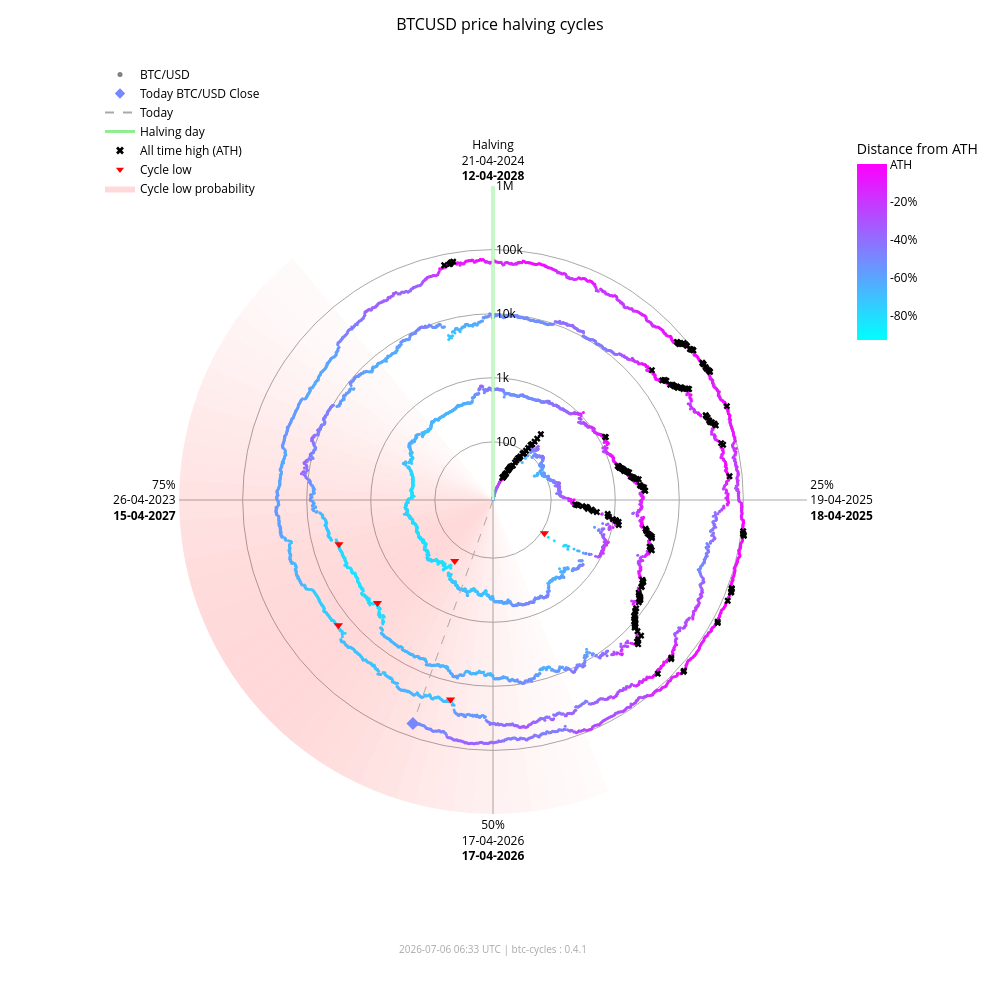

The cell this chart's notebook holds for it:
### Markdown cell above
### Interactive chart (plotly)

### Code cell
fig_interactive = btc.plot(
    kind="interactive",
    from_date="2012-11-28",
)
# plotly config for interactivity
config = {"scrollZoom": True, "displayModeBar": True}
# display in notebook
fig_interactive.show(config=config)

### Figure 1 — Plotly figure (JSON) as saved in the notebook; plotly's stock layout.template omitted (floating-point values rounded to 4 significant figures; data arrays with more than 128 entries replaced by an {"elided": "..."} marker saying what was removed)
{"data": [{"fill": "toself", "fillcolor": "rgba(255,0,0,0.017168280509461755)", "hoverinfo": "skip", "line": {"width": 0}, "mode": "lines", "r": [12.35, 1000000, 1000000, 12.35, 12.35], "showlegend": false, "theta": [158.4, 158.4, 162.0, 162.0, 158.4], "type": "scatterpolar"}, {"fill": "toself", "fillcolor": "rgba(255,0,0,0.022114794501891175)", "hoverinfo": "skip", "line": {"width": 0}, "mode": "lines", "r": [12.35, 1000000, 1000000, 12.35, 12.35], "showlegend": false, "theta": [162.0, 162.0, 165.6, 165.6, 162.0], "type": "scatterpolar"}, {"fill": "toself", "fillcolor": "rgba(255,0,0,0.02790404259511669)", "hoverinfo": "skip", "line": {"width": 0}, "mode": "lines", "r": [12.35, 1000000, 1000000, 12.35, 12.35], "showlegend": false, "theta": [165.6, 165.6, 169.2, 169.2, 165.6], "type": "scatterpolar"}, {"fill": "toself", "fillcolor": "rgba(255,0,0,0.034518294852420334)", "hoverinfo": "skip", "line": {"width": 0}, "mode": "lines", "r": [12.35, 1000000, 1000000, 12.35, 12.35], "showlegend": false, "theta": [169.2, 169.2, 172.8, 172.8, 169.2], "type": "scatterpolar"}, {"fill": "toself", "fillcolor": "rgba(255,0,0,0.041901979682821514)", "hoverinfo": "skip", "line": {"width": 0}, "mode": "lines", "r": [12.35, 1000000, 1000000, 12.35, 12.35], "showlegend": false, "theta": [172.8, 172.8, 176.4, 176.4, 172.8], "type": "scatterpolar"}, {"fill": "toself", "fillcolor": "rgba(255,0,0,0.04996405861294358)", "hoverinfo": "skip", "line": {"width": 0}, "mode": "lines", "r": [12.35, 1000000, 1000000, 12.35, 12.35], "showlegend": false, "theta": [176.4, 176.4, 180.0, 180.0, 176.4], "type": "scatterpolar"}, {"fill": "toself", "fillcolor": "rgba(255,0,0,0.05858349692240514)", "hoverinfo": "skip", "line": {"width": 0}, "mode": "lines", "r": [12.35, 1000000, 1000000, 12.35, 12.35], "showlegend": false, "theta": [180.0, 180.0, 183.6, 183.6, 180.0], "type": "scatterpolar"}, {"fill": "toself", "fillcolor": "rgba(255,0,0,0.06761662035375064)", "hoverinfo": "skip", "line": {"width": 0}, "mode": "lines", "r": [12.35, 1000000, 1000000, 12.35, 12.35], "showlegend": false, "theta": [183.6, 183.6, 187.2, 187.2, 183.6], "type": "scatterpolar"}, {"fill": "toself", "fillcolor": "rgba(255,0,0,0.07690481219944661)", "hoverinfo": "skip", "line": {"width": 0}, "mode": "lines", "r": [12.35, 1000000, 1000000, 12.35, 12.35], "showlegend": false, "theta": [187.2, 187.2, 190.8, 190.8, 187.2], "type": "scatterpolar"}, {"fill": "toself", "fillcolor": "rgba(255,0,0,0.08628112000611096)", "hoverinfo": "skip", "line": {"width": 0}, "mode": "lines", "r": [12.35, 1000000, 1000000, 12.35, 12.35], "showlegend": false, "theta": [190.8, 190.8, 194.4, 194.4, 190.8], "type": "scatterpolar"}, {"fill": "toself", "fillcolor": "rgba(255,0,0,0.09557490841018089)", "hoverinfo": "skip", "line": {"width": 0}, "mode": "lines", "r": [12.35, 1000000, 1000000, 12.35, 12.35], "showlegend": false, "theta": [194.4, 194.4, 198.0, 198.0, 194.4], "type": "scatterpolar"}, {"fill": "toself", "fillcolor": "rgba(255,0,0,0.10461455782963762)", "hoverinfo": "skip", "line": {"width": 0}, "mode": "lines", "r": [12.35, 1000000, 1000000, 12.35, 12.35], "showlegend": false, "theta": [198.0, 198.0, 201.6, 201.6, 198.0], "type": "scatterpolar"}, {"fill": "toself", "fillcolor": "rgba(255,0,0,0.11322908719652829)", "hoverinfo": "skip", "line": {"width": 0}, "mode": "lines", "r": [12.35, 1000000, 1000000, 12.35, 12.35], "showlegend": false, "theta": [201.6, 201.6, 205.2, 205.2, 201.6], "type": "scatterpolar"}, {"fill": "toself", "fillcolor": "rgba(255,0,0,0.12125015337052986)", "hoverinfo": "skip", "line": {"width": 0}, "mode": "lines", "r": [12.35, 1000000, 1000000, 12.35, 12.35], "showlegend": false, "theta": [205.2, 205.2, 208.8, 208.8, 205.2], "type": "scatterpolar"}, {"fill": "toself", "fillcolor": "rgba(255,0,0,0.12851590515331976)", "hoverinfo": "skip", "line": {"width": 0}, "mode": "lines", "r": [12.35, 1000000, 1000000, 12.35, 12.35], "showlegend": false, "theta": [208.8, 208.8, 212.4, 212.4, 208.8], "type": "scatterpolar"}, {"fill": "toself", "fillcolor": "rgba(255,0,0,0.13487757461161184)", "hoverinfo": "skip", "line": {"width": 0}, "mode": "lines", "r": [12.35, 1000000, 1000000, 12.35, 12.35], "showlegend": false, "theta": [212.4, 212.4, 216.0, 216.0, 212.4], "type": "scatterpolar"}, {"fill": "toself", "fillcolor": "rgba(255,0,0,0.14020862181849592)", "hoverinfo": "skip", "line": {"width": 0}, "mode": "lines", "r": [12.35, 1000000, 1000000, 12.35, 12.35], "showlegend": false, "theta": [216.0, 216.0, 219.6, 219.6, 216.0], "type": "scatterpolar"}, {"fill": "toself", "fillcolor": "rgba(255,0,0,0.14441504950654527)", "hoverinfo": "skip", "line": {"width": 0}, "mode": "lines", "r": [12.35, 1000000, 1000000, 12.35, 12.35], "showlegend": false, "theta": [219.6, 219.6, 223.2, 223.2, 219.6], "type": "scatterpolar"}, {"fill": "toself", "fillcolor": "rgba(255,0,0,0.14744459351271713)", "hoverinfo": "skip", "line": {"width": 0}, "mode": "lines", "r": [12.35, 1000000, 1000000, 12.35, 12.35], "showlegend": false, "theta": [223.2, 223.2, 226.8, 226.8, 223.2], "type": "scatterpolar"}, {"fill": "toself", "fillcolor": "rgba(255,0,0,0.14929223192296423)", "hoverinfo": "skip", "line": {"width": 0}, "mode": "lines", "r": [12.35, 1000000, 1000000, 12.35, 12.35], "showlegend": false, "theta": [226.8, 226.8, 230.4, 230.4, 226.8], "type": "scatterpolar"}, {"fill": "toself", "fillcolor": "rgba(255,0,0,0.15)", "hoverinfo": "skip", "line": {"width": 0}, "mode": "lines", "r": [12.35, 1000000, 1000000, 12.35, 12.35], "showlegend": false, "theta": [230.4, 230.4, 234.0, 234.0, 230.4], "type": "scatterpolar"}, {"fill": "toself", "fillcolor": "rgba(255,0,0,0.14965033825231114)", "hoverinfo": "skip", "line": {"width": 0}, "mode": "lines", "r": [12.35, 1000000, 1000000, 12.35, 12.35], "showlegend": false, "theta": [234.0, 234.0, 237.6, 237.6, 234.0], "type": "scatterpolar"}, {"fill": "toself", "fillcolor": "rgba(255,0,0,0.14835378057909807)", "hoverinfo": "skip", "line": {"width": 0}, "mode": "lines", "r": [12.35, 1000000, 1000000, 12.35, 12.35], "showlegend": false, "theta": [237.6, 237.6, 241.2, 241.2, 237.6], "type": "scatterpolar"}, {"fill": "toself", "fillcolor": "rgba(255,0,0,0.14623322283554635)", "hoverinfo": "skip", "line": {"width": 0}, "mode": "lines", "r": [12.35, 1000000, 1000000, 12.35, 12.35], "showlegend": false, "theta": [241.2, 241.2, 244.8, 244.8, 241.2], "type": "scatterpolar"}, {"fill": "toself", "fillcolor": "rgba(255,0,0,0.1434078538226231)", "hoverinfo": "skip", "line": {"width": 0}, "mode": "lines", "r": [12.35, 1000000, 1000000, 12.35, 12.35], "showlegend": false, "theta": [244.8, 244.8, 248.4, 248.4, 244.8], "type": "scatterpolar"}, {"fill": "toself", "fillcolor": "rgba(255,0,0,0.13997983179373427)", "hoverinfo": "skip", "line": {"width": 0}, "mode": "lines", "r": [12.35, 1000000, 1000000, 12.35, 12.35], "showlegend": false, "theta": [248.4, 248.4, 252.0, 252.0, 248.4], "type": "scatterpolar"}, {"fill": "toself", "fillcolor": "rgba(255,0,0,0.13602598258454268)", "hoverinfo": "skip", "line": {"width": 0}, "mode": "lines", "r": [12.35, 1000000, 1000000, 12.35, 12.35], "showlegend": false, "theta": [252.0, 252.0, 255.6, 255.6, 252.0], "type": "scatterpolar"}, {"fill": "toself", "fillcolor": "rgba(255,0,0,0.13159547355344953)", "hoverinfo": "skip", "line": {"width": 0}, "mode": "lines", "r": [12.35, 1000000, 1000000, 12.35, 12.35], "showlegend": false, "theta": [255.6, 255.6, 259.2, 259.2, 255.6], "type": "scatterpolar"}, {"fill": "toself", "fillcolor": "rgba(255,0,0,0.12671301775492697)", "hoverinfo": "skip", "line": {"width": 0}, "mode": "lines", "r": [12.35, 1000000, 1000000, 12.35, 12.35], "showlegend": false, "theta": [259.2, 259.2, 262.8, 262.8, 259.2], "type": "scatterpolar"}, {"fill": "toself", "fillcolor": "rgba(255,0,0,0.12138610149219965)", "hoverinfo": "skip", "line": {"width": 0}, "mode": "lines", "r": [12.35, 1000000, 1000000, 12.35, 12.35], "showlegend": false, "theta": [262.8, 262.8, 266.4, 266.4, 262.8], "type": "scatterpolar"}, {"fill": "toself", "fillcolor": "rgba(255,0,0,0.1156142551644921)", "hoverinfo": "skip", "line": {"width": 0}, "mode": "lines", "r": [12.35, 1000000, 1000000, 12.35, 12.35], "showlegend": false, "theta": [266.4, 266.4, 270.0, 270.0, 266.4], "type": "scatterpolar"}, {"fill": "toself", "fillcolor": "rgba(255,0,0,0.10939851441251548)", "hoverinfo": "skip", "line": {"width": 0}, "mode": "lines", "r": [12.35, 1000000, 1000000, 12.35, 12.35], "showlegend": false, "theta": [270.0, 270.0, 273.6, 273.6, 270.0], "type": "scatterpolar"}, {"fill": "toself", "fillcolor": "rgba(255,0,0,0.10274974912946185)", "hoverinfo": "skip", "line": {"width": 0}, "mode": "lines", "r": [12.35, 1000000, 1000000, 12.35, 12.35], "showlegend": false, "theta": [273.6, 273.6, 277.2, 277.2, 273.6], "type": "scatterpolar"}, {"fill": "toself", "fillcolor": "rgba(255,0,0,0.09569517349791425)", "hoverinfo": "skip", "line": {"width": 0}, "mode": "lines", "r": [12.35, 1000000, 1000000, 12.35, 12.35], "showlegend": false, "theta": [277.2, 277.2, 280.8, 280.8, 277.2], "type": "scatterpolar"}, {"fill": "toself", "fillcolor": "rgba(255,0,0,0.08828282625646727)", "hoverinfo": "skip", "line": {"width": 0}, "mode": "lines", "r": [12.35, 1000000, 1000000, 12.35, 12.35], "showlegend": false, "theta": [280.8, 280.8, 284.4, 284.4, 280.8], "type": "scatterpolar"}, {"fill": "toself", "fillcolor": "rgba(255,0,0,0.08058400018765345)", "hoverinfo": "skip", "line": {"width": 0}, "mode": "lines", "r": [12.35, 1000000, 1000000, 12.35, 12.35], "showlegend": false, "theta": [284.4, 284.4, 288.0, 288.0, 284.4], "type": "scatterpolar"}, {"fill": "toself", "fillcolor": "rgba(255,0,0,0.07269354608292704)", "hoverinfo": "skip", "line": {"width": 0}, "mode": "lines", "r": [12.35, 1000000, 1000000, 12.35, 12.35], "showlegend": false, "theta": [288.0, 288.0, 291.6, 291.6, 288.0], "type": "scatterpolar"}, {"fill": "toself", "fillcolor": "rgba(255,0,0,0.06472784449068783)", "hoverinfo": "skip", "line": {"width": 0}, "mode": "lines", "r": [12.35, 1000000, 1000000, 12.35, 12.35], "showlegend": false, "theta": [291.6, 291.6, 295.2, 295.2, 291.6], "type": "scatterpolar"}, {"fill": "toself", "fillcolor": "rgba(255,0,0,0.05682021976743955)", "hoverinfo": "skip", "line": {"width": 0}, "mode": "lines", "r": [12.35, 1000000, 1000000, 12.35, 12.35], "showlegend": false, "theta": [295.2, 295.2, 298.8, 298.8, 295.2], "type": "scatterpolar"}, {"fill": "toself", "fillcolor": "rgba(255,0,0,0.04911378436707333)", "hoverinfo": "skip", "line": {"width": 0}, "mode": "lines", "r": [12.35, 1000000, 1000000, 12.35, 12.35], "showlegend": false, "theta": [298.8, 298.8, 302.4, 302.4, 298.8], "type": "scatterpolar"}, {"fill": "toself", "fillcolor": "rgba(255,0,0,0.04175213714896469)", "hoverinfo": "skip", "line": {"width": 0}, "mode": "lines", "r": [12.35, 1000000, 1000000, 12.35, 12.35], "showlegend": false, "theta": [302.4, 302.4, 306.0, 306.0, 302.4], "type": "scatterpolar"}, {"fill": "toself", "fillcolor": "rgba(255,0,0,0.034868865657538876)", "hoverinfo": "skip", "line": {"width": 0}, "mode": "lines", "r": [12.35, 1000000, 1000000, 12.35, 12.35], "showlegend": false, "theta": [306.0, 306.0, 309.6, 309.6, 306.0], "type": "scatterpolar"}, {"fill": "toself", "fillcolor": "rgba(255,0,0,0.02857722515334582)", "hoverinfo": "skip", "line": {"width": 0}, "mode": "lines", "r": [12.35, 1000000, 1000000, 12.35, 12.35], "showlegend": false, "theta": [309.6, 309.6, 313.2, 313.2, 309.6], "type": "scatterpolar"}, {"fill": "toself", "fillcolor": "rgba(255,0,0,0.022961515313555197)", "hoverinfo": "skip", "line": {"width": 0}, "mode": "lines", "r": [12.35, 1000000, 1000000, 12.35, 12.35], "showlegend": false, "theta": [313.2, 313.2, 316.8, 316.8, 313.2], "type": "scatterpolar"}, {"fill": "toself", "fillcolor": "rgba(255,0,0,0.01807146942917362)", "hoverinfo": "skip", "line": {"width": 0}, "mode": "lines", "r": [12.35, 1000000, 1000000, 12.35, 12.35], "showlegend": false, "theta": [316.8, 316.8, 320.4, 320.4, 316.8], "type": "scatterpolar"}, {"hoverinfo": "text", "marker": {"color": {"elided": "4969 str values"}, "size": 3}, "mode": "markers", "r": {"elided": "4969 float values"}, "showlegend": false, "text": {"elided": "4969 str values"}, "theta": {"elided": "4969 float values"}, "type": "scatterpolar"}, {"hoverinfo": "skip", "line": {"color": "lightgreen", "width": 3}, "mode": "lines", "r": [12.35, 1000000], "showlegend": false, "theta": [0, 0], "type": "scatterpolar"}, {"hoverinfo": "skip", "line": {"color": "darkgrey", "dash": "dash", "width": 1}, "mode": "lines", "r": [12.35, 62970.0], "showlegend": false, "theta": [199.7, 199.7], "type": "scatterpolar"}, {"hoverinfo": "text", "marker": {"color": "#7788ff", "size": 10, "symbol": "diamond"}, "mode": "markers", "r": [62970.0], "showlegend": false, "text": ["Today<br>Date: 2026-07-06<br>Price: $62,969.29"], "theta": [199.7], "type": "scatterpolar"}, {"hoverinfo": "text", "marker": {"color": "black", "size": 6, "symbol": "x"}, "mode": "markers", "r": {"elided": "195 float values"}, "showlegend": false, "text": {"elided": "195 str values"}, "theta": {"elided": "195 float values"}, "type": "scatterpolar"}, {"hoverinfo": "text", "marker": {"color": "red", "size": 8, "symbol": "triangle-down"}, "mode": "markers", "r": [111.6, 164.9, 3233.0, 3925.0, 18950.0, 15760.0], "showlegend": false, "text": ["Cycle Low<br>Date: 2014-02-21<br>Price: $111.56<br>ATH distance: -91.0%", "Cycle Low<br>Date: 2015-01-14<br>Price: $164.92<br>ATH distance: -86.7%", "Cycle Low<br>Date: 2018-12-15<br>Price: $3,232.51<br>ATH distance: -83.3%", "Cycle Low<br>Date: 2019-03-25<br>Price: $3,924.55<br>ATH distance: -79.7%", "Cycle Low<br>Date: 2022-06-18<br>Price: $18,954.25<br>ATH distance: -71.9%", "Cycle Low<br>Date: 2022-11-21<br>Price: $15,760.19<br>ATH distance: -76.7%"], "theta": [122.8, 212.1, 228.3, 254.0, 192.0, 231.0], "type": "scatterpolar"}, {"marker": {"color": "grey", "size": 5}, "mode": "markers", "name": "BTC/USD", "r": [null], "theta": [null], "type": "scatterpolar"}, {"marker": {"color": "#7788ff", "size": 8, "symbol": "diamond"}, "mode": "markers", "name": "Today BTC/USD Close", "r": [null], "theta": [null], "type": "scatterpolar"}, {"line": {"color": "darkgrey", "dash": "dash"}, "mode": "lines", "name": "Today", "r": [null], "theta": [null], "type": "scatterpolar"}, {"line": {"color": "lightgreen", "width": 3}, "mode": "lines", "name": "Halving day", "r": [null], "theta": [null], "type": "scatterpolar"}, {"marker": {"color": "black", "size": 7, "symbol": "x"}, "mode": "markers", "name": "All time high (ATH)", "r": [null], "theta": [null], "type": "scatterpolar"}, {"marker": {"color": "red", "size": 7, "symbol": "triangle-down"}, "mode": "markers", "name": "Cycle low", "r": [null], "theta": [null], "type": "scatterpolar"}, {"fill": "toself", "fillcolor": "rgba(255,0,0,0.15)", "line": {"width": 0}, "mode": "lines", "name": "Cycle low probability", "r": [null], "theta": [null], "type": "scatterpolar"}, {"hoverinfo": "skip", "marker": {"cmax": 0, "cmin": -0.9307, "color": [0], "colorbar": {"len": 0.25, "ticktext": ["ATH", "-20%", "-40%", "-60%", "-80%", "-100%"], "tickvals": [0, -0.2, -0.4, -0.6, -0.8, -1.0], "title": {"text": "Distance from ATH"}, "x": 0.95, "y": 0.92, "yanchor": "top"}, "colorscale": {"elided": "256x2 mixed values"}, "showscale": true, "size": 0}, "mode": "markers", "r": [null], "showlegend": false, "theta": [null], "type": "scatterpolar"}], "layout": {"annotations": [{"font": {"color": "darkgrey", "size": 10}, "showarrow": false, "text": "2026-07-06 06:33 UTC | btc-cycles : 0.4.1", "x": 0.5, "xref": "paper", "y": -0.02, "yref": "paper"}], "font": {"color": "black"}, "height": 1000, "legend": {"bgcolor": "rgba(0,0,0,0)", "font": {"color": "black"}, "x": 0.0, "y": 1.0}, "margin": {"b": 60, "l": 100, "r": 80, "t": 60}, "paper_bgcolor": "white", "plot_bgcolor": "white", "polar": {"angularaxis": {"color": "black", "direction": "clockwise", "gridcolor": "darkgrey", "rotation": 90, "ticktext": ["Halving<br>21-04-2024<br><b>12-04-2028</b>", "25%<br>19-04-2025<br><b>18-04-2025</b>", "50%<br>17-04-2026<br><b>17-04-2026</b>", "75%<br>26-04-2023<br><b>15-04-2027</b>"], "tickvals": [0, 90, 180, 270]}, "bgcolor": "white", "domain": {"x": [0.1, 0.9], "y": [0.05, 0.95]}, "radialaxis": {"angle": 90, "color": "black", "gridcolor": "darkgrey", "range": [1.092, 6.0], "tickangle": 90, "ticktext": ["100", "1k", "10k", "100k", "1M"], "tickvals": [100, 1000, 10000, 100000, 1000000], "type": "log"}}, "title": {"font": {"color": "black", "size": 16}, "text": "BTCUSD price halving cycles", "x": 0.5}, "width": 1000}}
